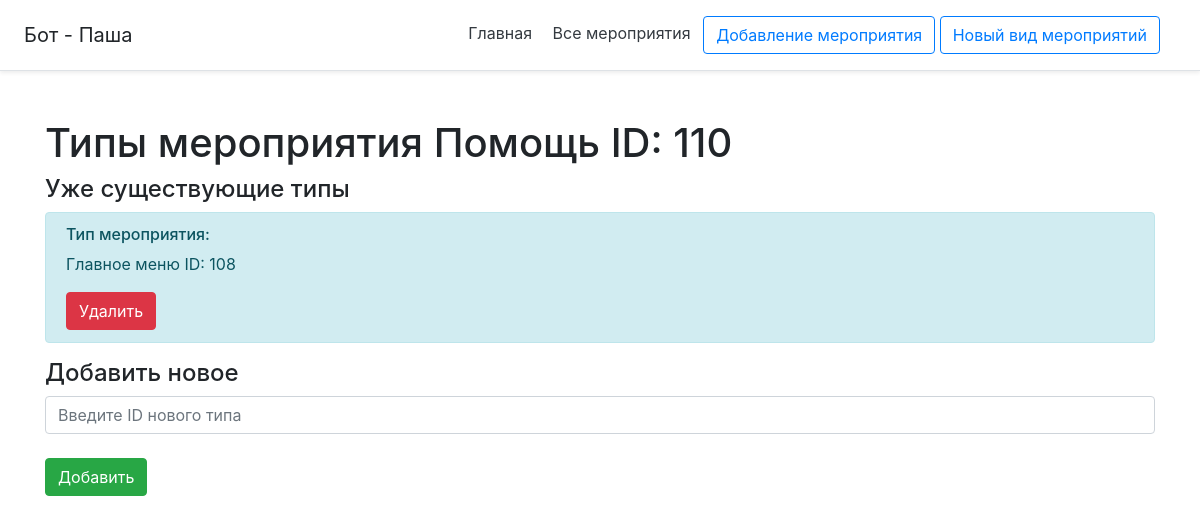
The app's page /event/110/inher with its own data.
### db_utils/database.py (models this page shows, shortened)
class Menu(db.Model):
    __tablename__ = "menu"
    id = db.Column(db.Integer, primary_key=True)
    name = db.Column(db.String(120), default='default_name')
    text = db.Column(db.String(10000), default='default_text')
    added = db.Column(db.DateTime, default=datetime.datetime.utcnow())
    active = db.Column(db.Boolean, nullable=False, default=True)
    author_id = db.Column(db.Integer, nullable=False, default=0)
    tags = db.Column(db.String(5000), default='нет тегов')
    inheritances = db.relationship('Inheritances',
                                   primaryjoin="or_(Menu.id==Inheritances.menu_id_descendant, Menu.id==Inheritances.menu_id_ancestor)",
                                   lazy='dynamic')
    attachment = db.relationship('Attachment',
                                 primaryjoin="Menu.id==Attachment.menu_id",
                                 lazy='dynamic')

### flask_app.py (the view, shortened to what this page needs)
@app.route('/event/<int:id>/inher', methods=['POST', 'GET'])
def event_inher(id):
    event = Menu.query.get(id)
    events_inherinase = select_inheritances({'menu_id': event.id})
    inher_event = [[menus([el], [event])[0], el] for el in events_inherinase]
    return render_template('event_inher.html', event=event, inher_event=inher_event)

### bot_api/vk_bot_response.py (called while the page is built)
def menus(inher, response=None):
    menu_id_ancestor = inher
    menu_ids_descendant = [inheritances.menu_id_descendant for inheritances in menu_id_ancestor]
    menu_ids_descendant.extend([inheritances.menu_id_ancestor for inheritances in menu_id_ancestor])
    menu_ids = [el for el, _ in groupby(menu_ids_descendant)]
    if response:
        while response[0].id in menu_ids:
            menu_ids.remove(response[0].id)
    return select_menu({'menu_ids': list(menu_ids)})

### db_utils/select_db.py (called while the page is built)
def select_inheritances(args):
    inhers = Inheritances.query
    if 'menu_id' in args:
        inhers = Inheritances.query.filter(
            or_(
                Inheritances.menu_id_ancestor == args['menu_id'],
                and_(
                    Inheritances.menu_id_descendant == args['menu_id'],
                    Inheritances.reversible == 1
                )
            )
        )
    inhers = inhers.filter_by(active=True).all()
    if not inhers:
        return {}
    return inhers

def select_menu(args):
    menu = Menu.query.all()
    try:
        if 'menu_names' in args:
            menu = Menu.query.filter(Menu.name == args['menu_names']).all()
        if 'menu_ids' in args:
            menu = []
            for i in args['menu_ids']:
                menu.extend(Menu.query.filter(Menu.id == i).all())
    except Exception as e:
        print('Something WRONG - {}'.format(e))
    if 'filled_text' in args:
        if args['filled_text'] == 'true':
            text_replace(menu)
    return menu

### main/templates/event_inher.html (shortened to what this page needs)
{% extends 'base.html' %}
{% block body %}
<div class="container mt-5">
    <h1>Типы мероприятия {{ event.name }} ID: {{ event.id }}</h1>
    <h4>Уже существующие типы</h4>
    {% for el in inher_event %}
        <div class="alert alert-info">
            <h6>Тип мероприятия:</h6>
            <p>{{ el[0].name }} ID: {{ el[0].id }}<br></p>
            <form method="post">
                <input type="submit" class="btn btn-danger" value="Удалить">
            </form>
        </div>
    {% endfor %}
    <h4>Добавить новое</h4>
    <form method="post">
        <input type="text" name="name" id="id_inher" class="form-control" placeholder="Введите ID нового типа"><br>
        <input type="submit" class="btn btn-success" value="Добавить">
    </form>
</div>
{% endblock %}

### records on screen
Menu: name "Помощь", id "110"
Menu: name "Главное меню", id "108"
